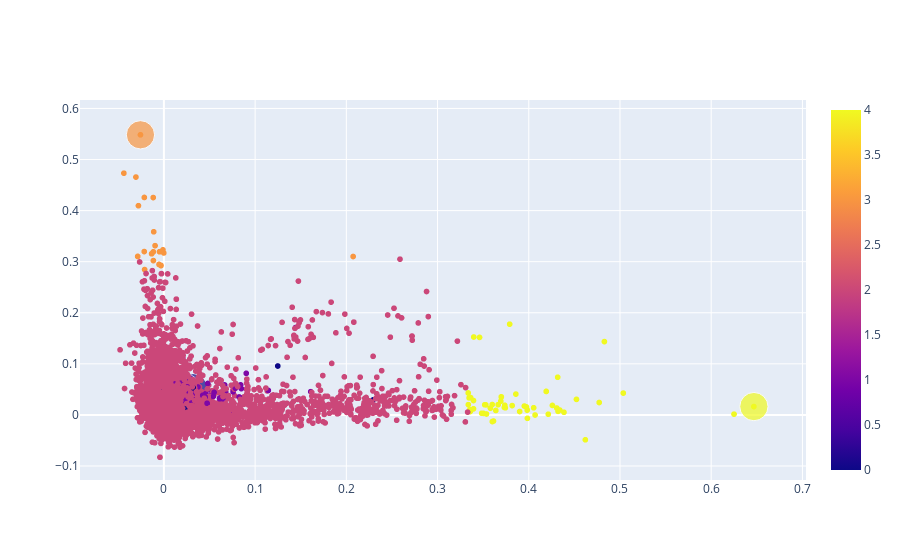

Write notebook code for a chart like this one.
### Code cell
fig_centers = px.scatter(x=d2_centers[:, 0], y=d2_centers[:, 1], color=np.unique(kmeans_clst.labels_), size=[500, 500, 500, 500, 500])
fig_points = px.scatter(x=d2_points[:, 0], y=d2_points[:, 1], color=kmeans_clst.labels_)
fig = go.Figure(data=fig_centers.data)
fig.add_traces(fig_points.data)
fig.show()

### Figure 1 — Plotly figure (JSON) as saved in the notebook; plotly's stock layout.template omitted (floating-point values rounded to 4 significant figures; data arrays with more than 128 entries replaced by an {"elided": "..."} marker saying what was removed)
{"data": [{"hovertemplate": "x=%{x}<br>y=%{y}<br>size=%{marker.size}<br>color=%{marker.color}<extra></extra>", "legendgroup": "", "marker": {"color": [0, 1, 2, 3, 4], "coloraxis": "coloraxis", "size": [500, 500, 500, 500, 500], "sizemode": "area", "sizeref": 1.25, "symbol": "circle"}, "mode": "markers", "name": "", "orientation": "v", "showlegend": false, "type": "scatter", "x": [0.03197, 0.02356, 0.02131, -0.0257, 0.6468], "xaxis": "x", "y": [0.05332, 0.05306, 0.02682, 0.5484, 0.01634], "yaxis": "y"}, {"hovertemplate": "x=%{x}<br>y=%{y}<br>color=%{marker.color}<extra></extra>", "legendgroup": "", "marker": {"color": {"elided": "8121 int values"}, "coloraxis": "coloraxis", "symbol": "circle"}, "mode": "markers", "name": "", "showlegend": false, "type": "scattergl", "x": {"elided": "8121 float values"}, "xaxis": "x", "y": {"elided": "8121 float values"}, "yaxis": "y"}], "layout": {}}
